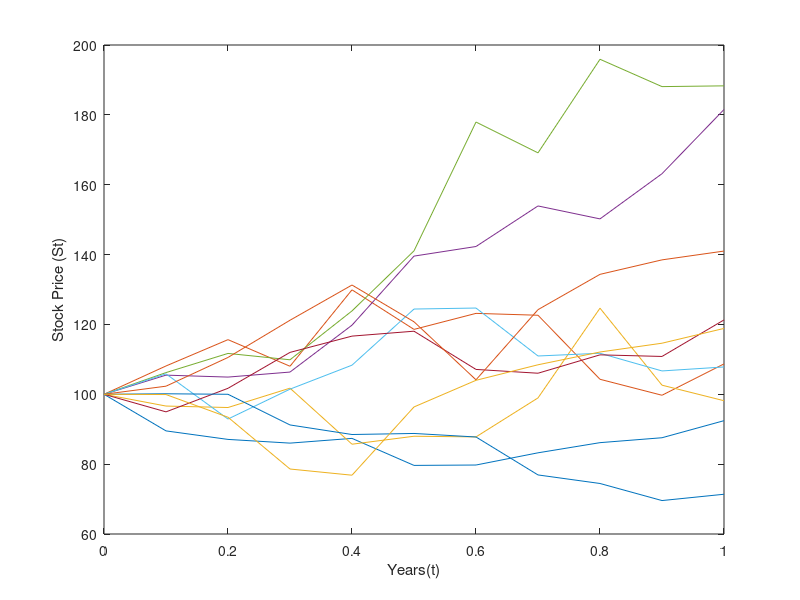

Here is the MATLAB script that generated this plot: (Note: this script raises an error after producing the figure.)
% % Reference
% https://zh.wikipedia.org/zh-tw/%E7%BB%B4%E7%BA%B3%E8%BF%87%E7%A8%8B
% https://quantpy.com.au/stochastic-calculus/simulating-geometric-brownian-motion-gbm-in-python/
%%
clc; clear; close all;

%% Parameters
mu = 0.1; % drift coefficient
sigma = 0.3; % volatility
n = 10; % number of steps
T = 1; % Time in year
M = 10; % number of simulation
S0 = 100; % initial stock price

frame = 20;
%% Simulate GBM Paths
format short
rng default
dt = T/n;
St = exp((mu - power(sigma,2)/2)*dt + sigma * sqrt(dt) * randn([M n]));
St = transpose([ones([M 1]) St]);
St = S0 * cumprod(St);

time = linspace(0,T,n+1);
tt = zeros([M n+1]);
for i=1:size(tt,1)
    tt(i,:) = time;
end
tt = transpose(tt);

%% plot
plot(tt,St)
xlabel('Years(t)')
ylabel('Stock Price (St)')
[t,s] = title('Realization of Geometric Brownian Motiond','St = \mu・St・dt + \sigma・St・dWt');
set(t, 'FontSize', 14)
s.FontAngle = 'italic';
set(gcf, 'Position', [1000 600 600 500])
set(gca, 'FontSize', 14)